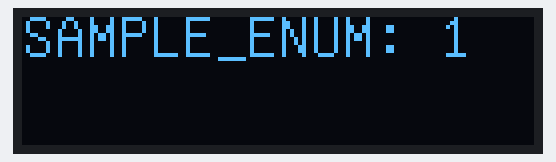
A sketch run on a simulated Arduino Uno, built with avr-gcc and run on an emulated ATmega328P. Shown: 128×32 one-colour display.

Above: at 0.1 s.
At 2.7 s:
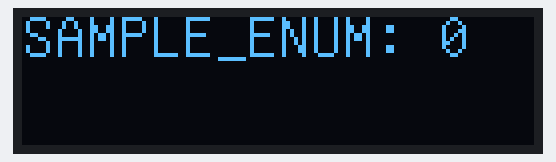

Measured:
- what the display in image 0 shows lasts 2.5 s, from 0.1 s to 2.6 s

The sketch:

ArduinoTemplate.ino
```cpp
/*
    ------------------------------------------------
                    Arduino template
    See: https://github.com/hyankov/arduino_template
    ------------------------------------------------
*/

// 1st party includes
#include "Pins.hh"              // Pin layout. Set pins according to your wiring
#include "Settings.hh"          // Include settings
#include "Display.hh"           // Display handling
#include "SampleModule.hh"      // Sample module inclusion
#include "World.hh"             // The world

// Setup and initialize
void setup()
{
    // Random seed
    randomSeed(analogRead(PIN_UNUSED_ANALOG));

    // Setup the display
    setupDisplay();

    // Sets up the sample module
    setupSampleModule();
}

// The main loop, repeating over and over again
void loop()
{
    world.now = millis();
    loopSampleModule();
    loopDisplay();
}
```

Display.cpp
```cpp
/*
    --------------------------------------
    The module which controls the display.
    --------------------------------------

    See: https://github.com/olikraus/u8glib
    See: http://www.dsdtech-global.com/2018/05/iic-oled-lcd-u8glib.html
    See: http://henrysbench.capnfatz.com/henrys-bench/u8glib-graphics-library-user-guide/u8glib-arduino-oled-tutorial-1-hello-world-on-steroids
*/

// 2nd party includes
#include "Arduino.h"

// 1st party includes
#include "Pins.hh"      // Pin layout. Set pins according to your wiring
#include "Settings.hh"  // Include settings
#include "World.hh"     // The world

// 3rd party includes
#include <U8glib.h>

/* -----------------------
    Private methods
----------------------- */

byte const _rowHeight = 10;
byte const _rowSpacing = 8;

// For 0.91" (128 * 32)
U8GLIB_SSD1306_128X32 _u8g(U8G_I2C_OPT_NONE);

// Prints text on row
// - text: the text to print
// - row: the rown on which to print (1 to 2)
void _printOnRow(String text, byte row)
{
    _u8g.setPrintPos(0, (row * _rowHeight) + _rowSpacing * (row - 1));
    _u8g.print(text);
}

// Draws on the screen
void _draw()
{
    _u8g.setFont(u8g_font_unifont);

    _printOnRow("SAMPLE_ENUM: " + String(world.sampleEnum), 1);
}

/* -----------------------
    Public methods
----------------------- */

void setupDisplay()
{
    // Flip screen, if required
    if (DISPLAY_FLIPPED) _u8g.setRot180();

    // assign default color value
    if (_u8g.getMode() == U8G_MODE_R3G3B2)
    {
        _u8g.setColorIndex(255); // white
    }
    else if (_u8g.getMode() == U8G_MODE_GRAY2BIT)
    {
        _u8g.setColorIndex(3); // max intensity
    }
    else if (_u8g.getMode() == U8G_MODE_BW)
    {
        _u8g.setColorIndex(1); // pixel on
    }
    else if (_u8g.getMode() == U8G_MODE_HICOLOR)
    {
        _u8g.setHiColorByRGB(255, 255, 255);
    }
}

void loopDisplay()
{
    _u8g.firstPage();
    do { _draw(); } while (_u8g.nextPage());
}
```

Display.hh
```cpp
/*
    --------------------------------------
    The module which controls the display.
    --------------------------------------
*/

#pragma once

// NOTE: To be invoked at initialization time!
void setupDisplay();

// The main display loop
void loopDisplay();
```

SampleModule.cpp
```cpp
/*
    ----------------
    A sample module.
    ----------------
*/

// 2nd party includes
#include "Arduino.h"

// 1st party includes
#include "Pins.hh"                  // Pin layout. Set pins according to your wiring
#include "Settings.hh"              // Include settings
#include "World.hh"                 // The world

/* -----------------------
    Private methods
----------------------- */

// This is a sample
unsigned long _nextTimeAt = 0;

/* -----------------------
    Public methods
----------------------- */

void setupSampleModule()
{
    // TODO: Setup logic
}

void loopSampleModule()
{
    // Every SOME_INTERVAL_MS milliseconds
    if (world.now >= _nextTimeAt)
    {
        // Change the enum value
        world.flipSampleEnum();

        // Next time the enum will be changed
        _nextTimeAt = world.now + SOME_INTERVAL_MS;
    }
}
```

SampleModule.hh
```cpp
/*
    ----------------
    A sample module.
    ----------------
*/

#pragma once

// NOTE: To be invoked at initialization time!
void setupSampleModule();

// The main loop
void loopSampleModule();
```

World.cpp
```cpp
/*
    -------------------
    World property bag.
    -------------------
*/

#include "World.hh"

struct World world;
```

World.hh
```cpp
/*
    -------------------
    World property bag.
    -------------------
*/

#pragma once

// 2nd party includes
#include "Arduino.h"

// The possible game states
enum SAMPLE_ENUM
{
    // Sample value 1
    VALUE_1,

    // Sample value 2
    VALUE_2
};

// Property bag, describing the world state
struct World
{
    /* -----------------------
        Private methods
    ----------------------- */

    // TODO: Private methods and vars here

    /* -----------------------
        Public methods
    ----------------------- */

    // TODO: Public methods and vars here

    // Common millis() for the loop
    unsigned long now = millis();

    // The game state
    enum SAMPLE_ENUM sampleEnum = SAMPLE_ENUM::VALUE_1;

    // Sample method
    void flipSampleEnum()
    {
        if (sampleEnum == SAMPLE_ENUM::VALUE_1)
        {
            sampleEnum = SAMPLE_ENUM::VALUE_2;
        }
        else
        {
            sampleEnum = SAMPLE_ENUM::VALUE_1;
        }
    }
};

// An instance of the World property bag
extern struct World world;
```

Pins.hh
```cpp
/*
    -------------------------------------------------------------
    Pin layout. Set pins below the pins according to your wiring.
    -------------------------------------------------------------
*/

#pragma once

// Misc
#define PIN_UNUSED_ANALOG       0

/*
// Motors
#define PIN_MOTORS_EN_LEFT      5
#define PIN_MOTORS_IN1_LEFT     4
#define PIN_MOTORS_IN2_LEFT     6
#define PIN_MOTORS_EN_RIGHT     3
#define PIN_MOTORS_IN1_RIGHT    2
#define PIN_MOTORS_IN2_RIGHT    1

// Sonar
#define PIN_SONAR_TRIG_FRONT    9
#define PIN_SONAR_ECHO_FRONT    8

// Lights
#define PIN_LIGHTS_LATCH        11
#define PIN_LIGHTS_CLOCK        9
#define PIN_LIGHTS_DATA         12
#define PIN_LIGHTS_BRIGHTNESS   10
*/
```

Settings.hh
```cpp
/*
    -----------------
    Various settings.
    -----------------
*/

#pragma once

/*-------------
     Display
-------------*/

// Is the display flipped, 180 degrees?
#define DISPLAY_FLIPPED                      false

/*---------------------
     Sample Module
---------------------*/

// Sample setting
#define SOME_INTERVAL_MS                     2500
```
